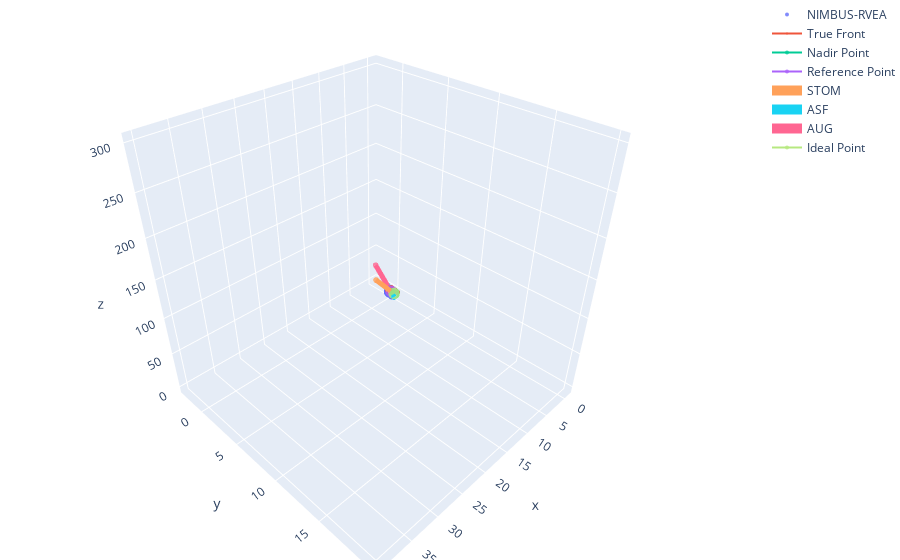

Here is the notebook cell this chart was saved with:
### Code cell
fig = plot3d(plot, response)
fig
